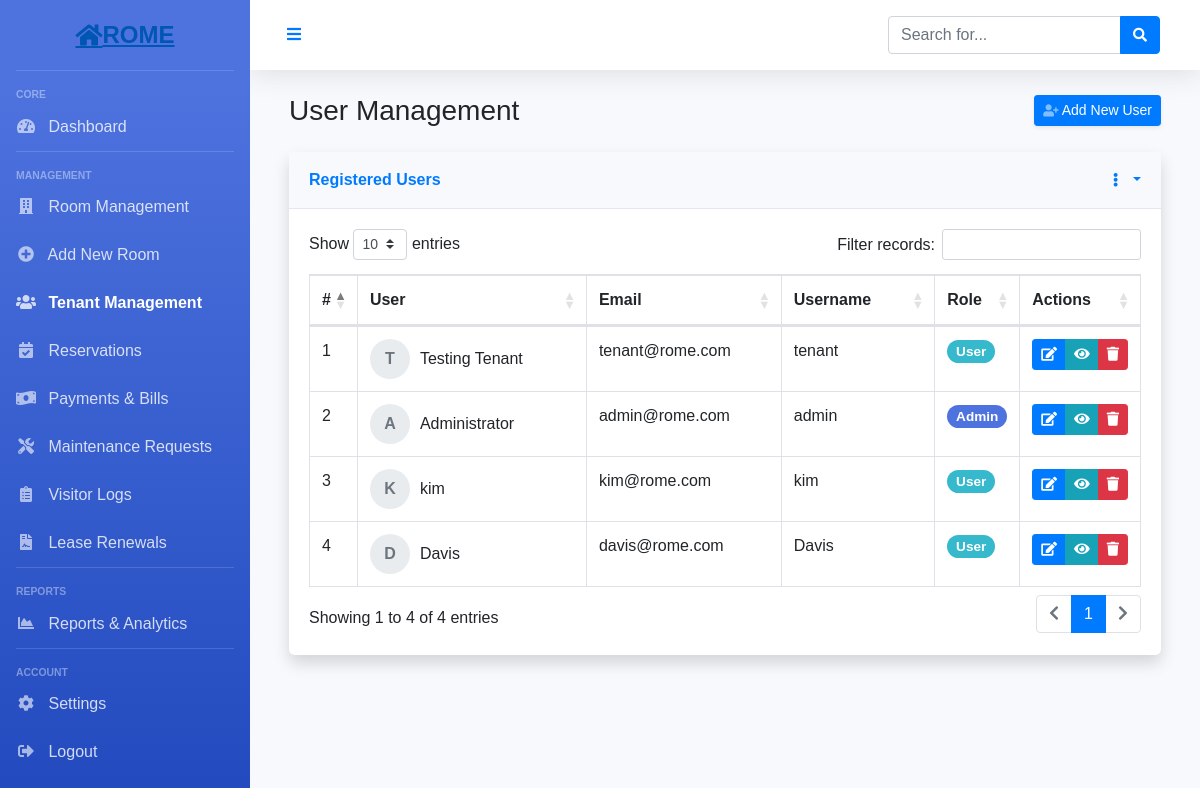
Screenshot of /app/users.php (signed in) with the database file from the repository.
### tables this page shows
CREATE TABLE `users` (
  `id` int(10) UNSIGNED NOT NULL,
  `fullname` varchar(191) NOT NULL,
  `mobile` varchar(191) NOT NULL,
  `username` varchar(191) NOT NULL,
  `email` varchar(191) NOT NULL,
  `address` varchar(255) DEFAULT NULL,
  `image` varchar(255) DEFAULT NULL,
  `password` varchar(191) NOT NULL,
  `created_at` timestamp NULL DEFAULT current_timestamp(),
  `updated_at` timestamp NULL DEFAULT current_timestamp(),
  `role` varchar(100) DEFAULT 'user',
  `status` int(1) NOT NULL DEFAULT 1
);

### app/users.php (the view, shortened to what this page needs)
<?php
	require '../config/config.php';
	try {
		$stmt = $connect->prepare('SELECT * FROM users');
		$stmt->execute();
		$data = $stmt->fetchAll(PDO::FETCH_ASSOC);
	}
	catch(PDOException $e) {
		$errMsg = $e->getMessage();
	}
?>
<!DOCTYPE html>
<html lang="en">
<head>
    <link rel="stylesheet" href="https://stackpath.bootstrapcdn.com/bootstrap/4.5.2/css/bootstrap.min.css">
    <link rel="stylesheet" href="https://cdnjs.cloudflare.com/ajax/libs/font-awesome/5.15.3/css/all.min.css">
    <link rel="stylesheet" href="https://cdn.datatables.net/1.10.22/css/dataTables.bootstrap4.min.css">
</head>
<body>
    <div id="wrapper">
        <?php include_once('../auth/includes/sidebar.php'); ?>
        <div id="content-wrapper">
            <div class="topbar">
                <button id="sidebarToggleBtn" class="btn btn-link">
                    <i class="fas fa-bars"></i>
                </button>
                <div class="d-none d-md-inline-block form-inline ml-auto mr-0 mr-md-3 my-2 my-md-0">
                    <div class="input-group">
                        <input type="text" class="form-control" placeholder="Search for..." aria-label="Search" aria-describedby="basic-addon2">
                        <div class="input-group-append">
                            <button class="btn btn-primary" type="button">
                                <i class="fas fa-search fa-sm"></i>
                            </button>
                        </div>
                    </div>
                </div>
            </div>
            <div id="content">
                <div class="container-fluid">
                    <div class="d-sm-flex align-items-center justify-content-between mb-4">
                        <h1 class="h3 mb-0 text-gray-800">User Management</h1>
                        <a href="#" class="d-none d-sm-inline-block btn btn-sm btn-primary shadow-sm">
                            <i class="fas fa-user-plus fa-sm text-white-50"></i> Add New User
                        </a>
                    </div>
                    <div class="row">
                        <div class="col-12">
                            <div class="card shadow mb-4">
                                <div class="card-header py-3 d-flex flex-row align-items-center justify-content-between">
                                    <h6 class="m-0 font-weight-bold text-primary">Registered Users</h6>
                                    <div class="dropdown no-arrow">
                                        <a class="dropdown-toggle" href="#" role="button" id="dropdownMenuLink" data-toggle="dropdown" aria-haspopup="true" aria-expanded="false">
                                            <i class="fas fa-ellipsis-v fa-sm fa-fw text-gray-400"></i>
                                        </a>
                                    </div>
                                </div>
                                <div class="card-body">
                                    <div class="table-responsive">
                                        <table class="table table-bordered table-hover" id="usersTable" width="100%" cellspacing="0">
                                            <thead>
                                                <tr>
                                                    <th width="5%">#</th>
                                                    <th width="30%">User</th>
                                                    <th width="25%">Email</th>
                                                    <th width="20%">Username</th>
                                                    <th width="10%">Role</th>
                                                    <th width="10%">Actions</th>
                                                </tr>
                                            </thead>
                                            <tbody>
                                                <?php foreach ($data as $key => $value): ?>
                                                <tr>
                                                    <td><?php echo $key + 1; ?></td>
                                                    <td>
                                                        <div class="user-info">
                                                            <div class="user-avatar">
                                                                <?php echo strtoupper(substr($value['fullname'], 0, 1)); ?>
                                                            </div>
                                                            <div><?php echo $value['fullname']; ?></div>
                                                        </div>
                                                    </td>
                                                    <td><?php echo $value['email']; ?></td>
                                                    <td><?php echo $value['username']; ?></td>
                                                    <td>
                                                        <?php if($value['role'] == 'admin'): ?>
                                                        <span class="badge badge-role badge-admin">Admin</span>
                                                        <?php else: ?>
                                                        <span class="badge badge-role badge-user">User</span>
                                                        <?php endif; ?>
                                                    </td>
                                                    <td>
                                                        <div class="btn-group">
                                                            <button type="button" class="btn btn-sm btn-primary" title="Edit User">
                                                                <i class="fas fa-edit"></i>
                                                            </button>
                                                            <button type="button" class="btn btn-sm btn-info" title="View Details">
                                                                <i class="fas fa-eye"></i>
                                                            </button>
                                                            <button type="button" class="btn btn-sm btn-danger" title="Delete User">
                                                                <i class="fas fa-trash"></i>
                                                            </button>
                                                        </div>
                                                    </td>
                                                </tr>
                                                <?php endforeach; ?>
                                            </tbody>
                                        </table>
                                    </div>
                                </div>
                            </div>
                        </div>
                    </div>
                </div>
            </div>
        </div>
    </div>
</body>
</html>

### app/users.php (style rules this page uses)
:root { --primary-color: #4e73df; --secondary-color: #1cc88a; --danger-color: #e74a3b; --warning-color: #f6c23e; --info-color: #36b9cc; --dark-color: #5a5c69; --light-color: #f8f9fc; }
body { font-family: 'Nunito', sans-serif; background-color: #f8f9fc; }
#wrapper { display: flex; }
#content-wrapper { width: 100%; margin-left: 250px; transition: all 0.3s; }
#content { padding: 1.5rem; }
.topbar { height: 70px; background-color: white; box-shadow: 0 0.15rem 1.75rem 0 rgba(58, 59, 69, 0.15); display: flex; align-items: center; justify-content: space-between; padding: 0 1.5rem; }
.card { margin-bottom: 1.5rem; border: none; border-radius: 0.35rem; box-shadow: 0 0.15rem 1.75rem 0 rgba(58, 59, 69, 0.15); }
.card-header { background-color: #f8f9fc; border-bottom: 1px solid #e3e6f0; padding: 0.75rem 1.25rem; }
.card-body { padding: 1.25rem; }
.badge-role { font-size: 0.85em; padding: 0.35em 0.65em; border-radius: 10rem; }
.badge-admin { background-color: var(--primary-color); color: white; }
.badge-user { background-color: var(--info-color); color: white; }
.user-avatar { width: 40px; height: 40px; border-radius: 50%; background-color: #e9ecef; display: flex; align-items: center; justify-content: center; font-weight: bold; color: #6c757d; margin-right: 10px; }
.user-info { display: flex; align-items: center; }

### rows the page displays
users: fullname "T", fullname "Testing Tenant", email "tenant@rome.com", username "tenant", role "User"
users: fullname "A", fullname "Administrator", email "admin@rome.com", username "admin", role "Admin"
users: fullname "K", fullname "kim", email "kim@rome.com", username "kim", role "User"
users: fullname "D", fullname "Davis", email "davis@rome.com", username "Davis", role "User"
